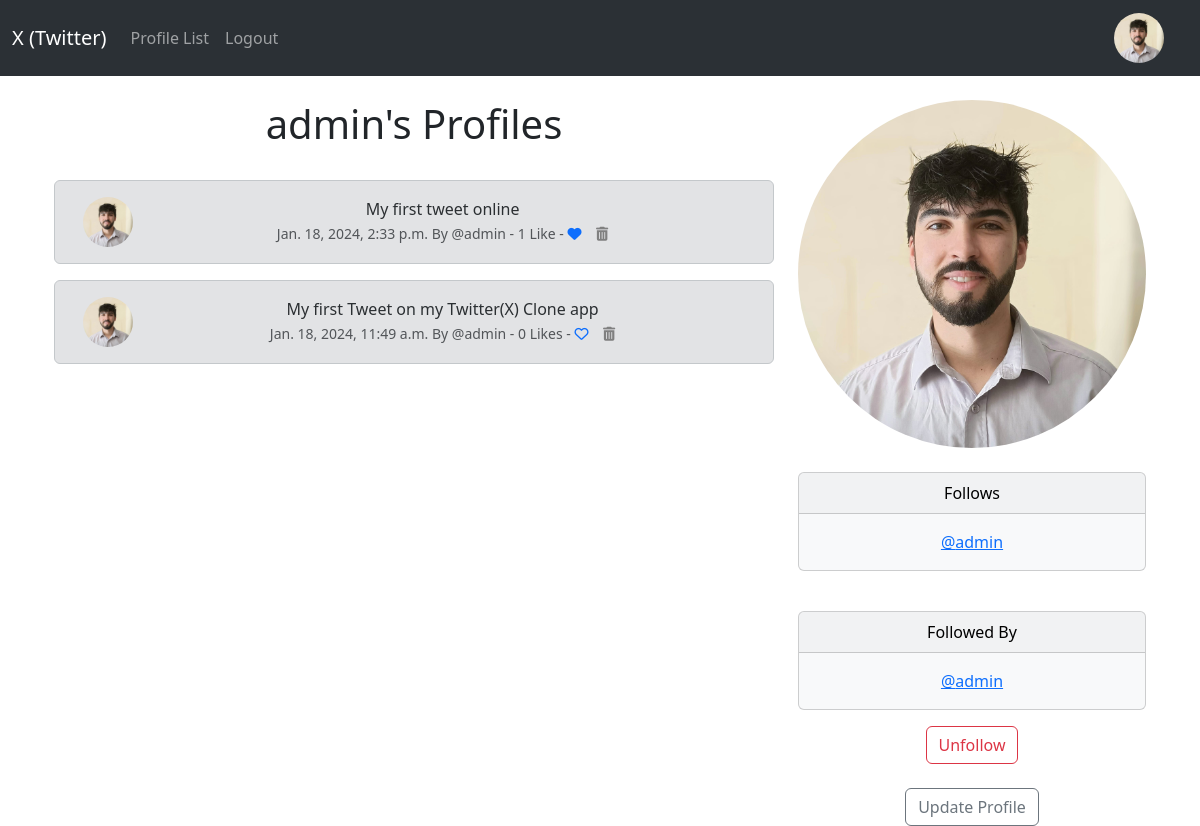
Screenshot of /profile/1 (signed in) with the database file from the repository.
### twitter_app/models.py (models this page shows, shortened)
class Profile(models.Model):
    user = models.OneToOneField(User, on_delete=models.CASCADE)
    follows = models.ManyToManyField("self", related_name="followed_by", symmetrical=False, blank=True)
    date_modified = models.DateTimeField(User, auto_now=True)
    profile_image = models.ImageField(null=True, blank=True, upload_to="images/")
    def __str__(self):
        return self.user.username

class Tweet(models.Model):
    user = models.ForeignKey(User, related_name="tweets", on_delete=models.DO_NOTHING)
    body = models.CharField(max_length=200)
    created_at = models.DateTimeField(auto_now_add=True)
    likes = models.ManyToManyField(User, related_name="tweet_like", blank=True)
    def number_of_likes(self):
        return self.likes.count()

### twitter_app/views.py (the view, shortened to what this page needs)
# urls.py: path('profile/<int:pk>', views.profile, name='profile'),
def profile(request, pk):
    if request.user.is_authenticated:
        profile = Profile.objects.get(user_id=pk)
        tweets = Tweet.objects.filter(user_id=pk).order_by("-created_at")
        return render(request, 'twitter_app/profile.html', {"profile":profile, "tweets":tweets})
    else:
        messages.success(request, ("You must be log in to use this page"))
        return redirect('home')

### twitter_app/templates/twitter_app/profile.html (shortened to what this page needs)
{% extends 'twitter_app/base.html' %}
{% block content %}
{% load static %}
{% if profile %}
    <div class="container text-center">
        <div class="row">
            <div class="col-8">
                <h1>{{ profile.user.username }}'s Profiles</h1>
                {% if tweets %}
                    {% for tweet in tweets %}
                        <div class="alert alert-secondary" role="alert">
                            <div class="container">
                                <div class="row">
                                    <div class="col-1">
                                        {% if profile.profile_image %}
                                            <img src="{{ profile.profile_image.url }}" width=50 height=50 class="rounded-circle" alt="{{ profile.user.username }}">
                                        {% else %}
                                            <img src="{% static 'images/user_icon.png' %}" width=50 height=50 class="rounded-circle" alt="{{ profile.user.username }}">
                                        {% endif %}
                                    </div>
                                    <div class="col-11">
                                        {{ tweet.body }}
                                        <small class="text-muted">
                                            {{ tweet.created_at }} By @{{ tweet.user.username }} - {{ tweet.number_of_likes }}
                                            {% if tweet.number_of_likes == 1 %} Like -
                                            {% else %} Likes -
                                            {% endif %}
                                            {% if user in tweet.likes.all %}
                                                <a href="{% url 'tweet_like' tweet.id %}"><i class="fa-solid fa-heart"></i></a>
                                            {% else %}
                                                <a href="{% url 'tweet_like' tweet.id %}"><i class="fa-regular fa-heart"></i></a>
                                            {% endif %}
                                            {% if request.user.username == profile.user.username %}
                                                <a href="{% url 'delete_tweet' tweet.id %}"><i class="fa fa-trash" style="color:gray"></i></a>
                                            {% endif %}
                                        </small>
                                    </div>
                                </div>
                            </div>
                        </div>
                    {% endfor %}
                    </div>
                {% endif %}
            <div class="col-4">
                {% if profile.profile_image %}
                    <img class="img-fluid rounded-circle" src="{{ profile.profile_image.url }}">
                {% endif %}
                <div class="card text-bg-light mb-3">
                    <div class="card-header">Follows</div>
                    <div class="card-body">
                        {% for following in profile.follows.all %}
                            <p class="card-text"><a href="{% url 'profile' following.user.id %}">@{{ following }}</a></p>
                        {% endfor %}
                    </div>
                </div>
                <div class="card text-bg-light mb-3">
                    <div class="card-header">Followed By</div>
                    <div class="card-body">
                        {% for following in profile.followed_by.all %}
                            <p class="card-text"><a href="{% url 'profile' following.user.id %}">@{{ following }}</a></p>
                        {% endfor %}
                    </div>
                </div>
                <form method="POST">
                    {% if profile in user.profile.follows.all %}
                        <button class="btn btn-outline-danger" name="follow" value="unfollow" type="submit">Unfollow</button>
                    {% else %}
                        <button class="btn btn-outline-success" name="follow" value="follow" type="submit">Follow</button>
                    {% endif %}
                </form></br>
                {% if request.user.id == profile.user.id %}
                    <a href="{% url 'update_user' %}" class="btn btn-outline-secondary">Update Profile</a>
                {% endif %}
            </div>
        </div>
    </div>
{% endif %}
{% endblock %}

### twitter_app/templates/twitter_app/navbar.html (shortened to what this page needs)
{% load static %}
<nav class="navbar navbar-expand-lg bg-body-tertiary" data-bs-theme="dark">
    <div class="container-fluid">
      <a class="navbar-brand" href="{%url 'home'%}">X (Twitter)</a>
      <div class="collapse navbar-collapse" id="navbarSupportedContent">
        <ul class="navbar-nav me-auto mb-2 mb-lg-0">
          <li class="nav-item">
            <a class="nav-link" href="{% url 'profile_list' %}">Profile List</a>
          </li>
          {% if user.is_authenticated %}
            <li class="nav-item">
              <a class="nav-link" href="{% url 'logout' %}">Logout</a>
            </li>
          {% endif %}
        </ul>
        {% if user.is_authenticated %}
          <ul class="navbar-nav ml-auto">
            <li class="nav-link navbar-brand">
              <a href="{% url 'profile' request.user.id %}">
                {% if user.profile.profile_image %}
                  <img src="{{ user.profile.profile_image.url }}" width=50 height=50 class="img-fluid rounded-circle" alt="{{ profile.user.username }}">
                {% else %}
                  <img src="{% static 'images/user_icon.png' %}" width=50 height=50 class="img-fluid rounded-circle" alt="{{ profile.user.username }}">
                {% endif %}
              </a>
            </li>
          </ul>
        {% endif %}
      </div>
    </div>
</nav>

### rows the page displays
Profile: user.username "admin", profile_image (picture)
Tweet: profile_image (picture), body "My first tweet online", created_at "Jan. 18, 2024, 2:33 p.m.", user.username "admin", number_of_likes "1", shows "Like -"
Tweet: profile_image (picture), body "My first Tweet on my Twitter(X) Clone app", created_at "Jan. 18, 2024, 11:49 a.m.", user.username "admin", number_of_likes "0", shows "Likes -"
